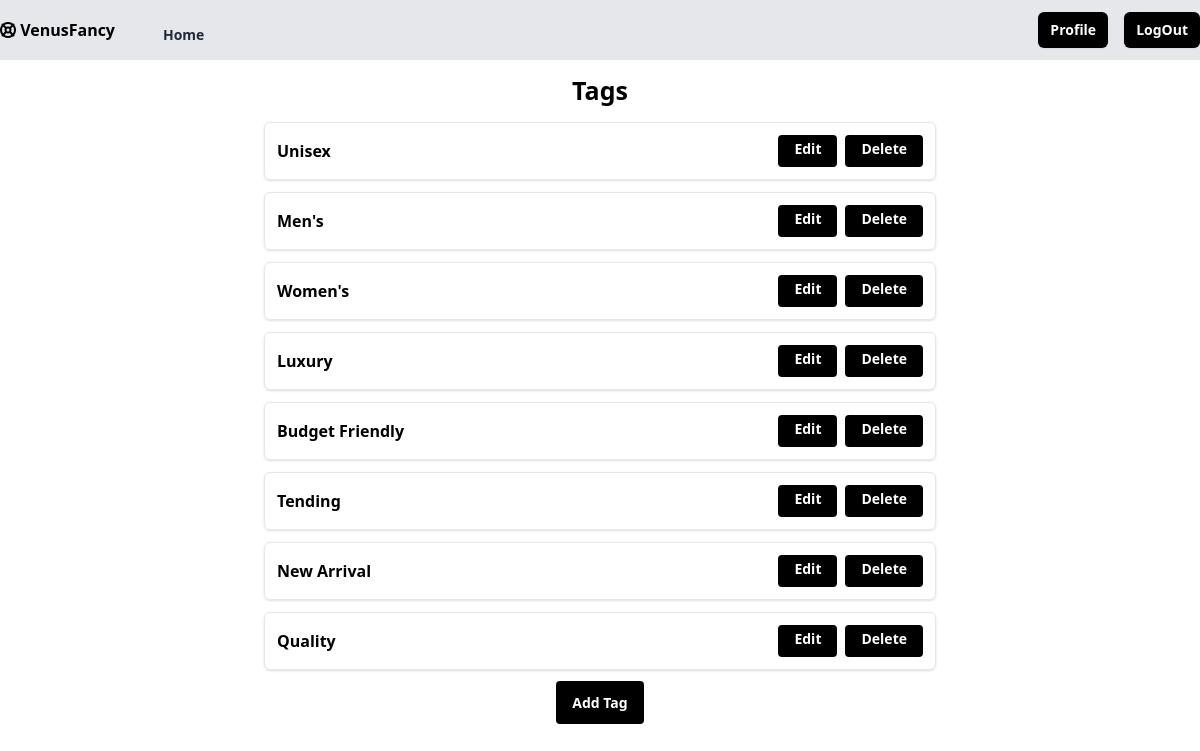
Page /tag/all/ (signed in) on the committed database.
### myfancy/models.py (models this page shows)
class Tag(models.Model):
    title=models.CharField(max_length=200,unique=True)
    created_date=models.DateTimeField(auto_now_add=True)
    updated_date=models.DateTimeField(auto_now=True)
    is_active=models.BooleanField(default=True)
    def __str__(self):
        return self.title

### myfancy/views.py (the view)
# urls.py: path("tag/all/",views.TagListView.as_view(),name="tag-all"),
@method_decorator(signin_required,name="dispatch")
class TagListView(ListView):
    model=Tag
    template_name="shop/tag_list.html"
    context_object_name="tags"

### myfancy/templates/shop/tag_list.html
{% extends "shop/base.html" %}
{% block main_block %}
{%if tags%}
<div class="my-3 mx-auto text-center"><label for=""><h1 class="text-[25px]"><b>Tags</b></h1></label></div>
    {%for t in tags%}
    <div class="flex max-w-2xl flex-col items-center rounded-md border md:flex-row mx-auto mt-3 shadow border p-3">
        <div class="flex justify-between items-center w-full">
            <b>{{t}}</b>
            <div class="flex space-x-2">
                <a href="{% url 'tag-edit' t.id %}" class="h-8 rounded bg-black px-4 py-1 text-white text-sm font-semibold hover:bg-gray-800 focus:outline-none">Edit</a>
                <a href="{% url 'tag-delete' t.id %}" class="h-8 rounded bg-black px-4 py-1 text-white text-sm font-semibold hover:bg-gray-800 focus:outline-none">Delete</a>
            </div>
        </div>
    </div>
    {%endfor%}
    {%else%}
        <div class="text-center"><b>No Tag Yet</b></div>
    {%endif%}
    <div class="my-5">
    <center>
    <a href="{% url 'tag-add'%}" class="h-8 rounded bg-black px-4 py-3 text-white text-sm font-semibold hover:bg-gray-800 focus:outline-none">Add Tag</a>
    </center>
    </div>
{%endblock%}

### rows in the picture
Tag: title "Unisex"
Tag: title "Men's"
Tag: title "Women's"
Tag: title "Luxury"
Tag: title "Budget Friendly"
Tag: title "Tending"
Tag: title "New Arrival"
Tag: title "Quality"
